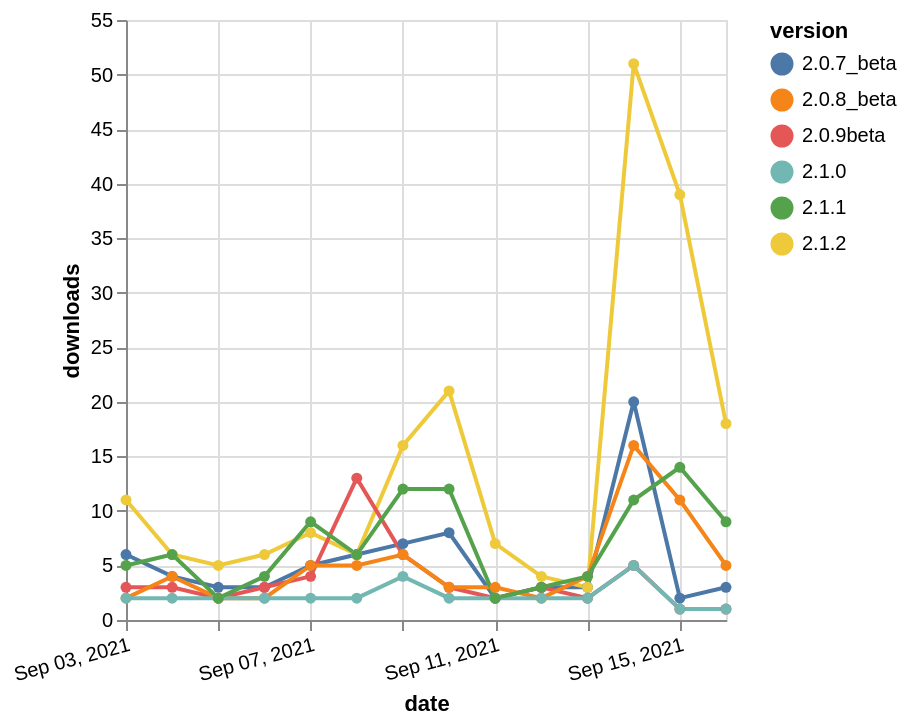

The specification (Vega-Lite) saved for this image:
### Vega-Lite specification from a JSON file in a GitHub repository (floating-point values rounded to 4 significant figures)
{"$schema": "https://vega.github.io/schema/vega-lite/v5.json", "description": "A simple bar chart with embedded data.", "data": {"values": [{"date": "2021-09-03", "total": 6004, "delta": 6, "version": "2.0.7_beta"}, {"date": "2021-09-04", "total": 6008, "delta": 4, "version": "2.0.7_beta"}, {"date": "2021-09-05", "total": 6011, "delta": 3, "version": "2.0.7_beta"}, {"date": "2021-09-06", "total": 6014, "delta": 3, "version": "2.0.7_beta"}, {"date": "2021-09-07", "total": 6019, "delta": 5, "version": "2.0.7_beta"}, {"date": "2021-09-08", "total": 6025, "delta": 6, "version": "2.0.7_beta"}, {"date": "2021-09-09", "total": 6032, "delta": 7, "version": "2.0.7_beta"}, {"date": "2021-09-10", "total": 6040, "delta": 8, "version": "2.0.7_beta"}, {"date": "2021-09-11", "total": 6042, "delta": 2, "version": "2.0.7_beta"}, {"date": "2021-09-12", "total": 6045, "delta": 3, "version": "2.0.7_beta"}, {"date": "2021-09-13", "total": 6048, "delta": 3, "version": "2.0.7_beta"}, {"date": "2021-09-14", "total": 6068, "delta": 20, "version": "2.0.7_beta"}, {"date": "2021-09-15", "total": 6070, "delta": 2, "version": "2.0.7_beta"}, {"date": "2021-09-16", "total": 6073, "delta": 3, "version": "2.0.7_beta"}, {"date": "2021-09-03", "total": 1228, "delta": 11, "version": "2.1.2"}, {"date": "2021-09-04", "total": 1234, "delta": 6, "version": "2.1.2"}, {"date": "2021-09-05", "total": 1239, "delta": 5, "version": "2.1.2"}, {"date": "2021-09-06", "total": 1245, "delta": 6, "version": "2.1.2"}, {"date": "2021-09-07", "total": 1253, "delta": 8, "version": "2.1.2"}, {"date": "2021-09-08", "total": 1259, "delta": 6, "version": "2.1.2"}, {"date": "2021-09-09", "total": 1275, "delta": 16, "version": "2.1.2"}, {"date": "2021-09-10", "total": 1296, "delta": 21, "version": "2.1.2"}, {"date": "2021-09-11", "total": 1303, "delta": 7, "version": "2.1.2"}, {"date": "2021-09-12", "total": 1307, "delta": 4, "version": "2.1.2"}, {"date": "2021-09-13", "total": 1310, "delta": 3, "version": "2.1.2"}, {"date": "2021-09-14", "total": 1361, "delta": 51, "version": "2.1.2"}, {"date": "2021-09-15", "total": 1400, "delta": 39, "version": "2.1.2"}, {"date": "2021-09-16", "total": 1418, "delta": 18, "version": "2.1.2"}, {"date": "2021-09-03", "total": 5431, "delta": 3, "version": "2.0.9beta"}, {"date": "2021-09-04", "total": 5434, "delta": 3, "version": "2.0.9beta"}, {"date": "2021-09-05", "total": 5436, "delta": 2, "version": "2.0.9beta"}, {"date": "2021-09-06", "total": 5439, "delta": 3, "version": "2.0.9beta"}, {"date": "2021-09-07", "total": 5443, "delta": 4, "version": "2.0.9beta"}, {"date": "2021-09-08", "total": 5456, "delta": 13, "version": "2.0.9beta"}, {"date": "2021-09-09", "total": 5462, "delta": 6, "version": "2.0.9beta"}, {"date": "2021-09-10", "total": 5465, "delta": 3, "version": "2.0.9beta"}, {"date": "2021-09-11", "total": 5467, "delta": 2, "version": "2.0.9beta"}, {"date": "2021-09-12", "total": 5470, "delta": 3, "version": "2.0.9beta"}, {"date": "2021-09-13", "total": 5472, "delta": 2, "version": "2.0.9beta"}, {"date": "2021-09-14", "total": 5477, "delta": 5, "version": "2.0.9beta"}, {"date": "2021-09-15", "total": 5478, "delta": 1, "version": "2.0.9beta"}, {"date": "2021-09-16", "total": 5479, "delta": 1, "version": "2.0.9beta"}, {"date": "2021-09-03", "total": 6415, "delta": 2, "version": "2.0.8_beta"}, {"date": "2021-09-04", "total": 6419, "delta": 4, "version": "2.0.8_beta"}, {"date": "2021-09-05", "total": 6421, "delta": 2, "version": "2.0.8_beta"}, {"date": "2021-09-06", "total": 6423, "delta": 2, "version": "2.0.8_beta"}, {"date": "2021-09-07", "total": 6428, "delta": 5, "version": "2.0.8_beta"}, {"date": "2021-09-08", "total": 6433, "delta": 5, "version": "2.0.8_beta"}, {"date": "2021-09-09", "total": 6439, "delta": 6, "version": "2.0.8_beta"}, {"date": "2021-09-10", "total": 6442, "delta": 3, "version": "2.0.8_beta"}, {"date": "2021-09-11", "total": 6445, "delta": 3, "version": "2.0.8_beta"}, {"date": "2021-09-12", "total": 6447, "delta": 2, "version": "2.0.8_beta"}, {"date": "2021-09-13", "total": 6451, "delta": 4, "version": "2.0.8_beta"}, {"date": "2021-09-14", "total": 6467, "delta": 16, "version": "2.0.8_beta"}, {"date": "2021-09-15", "total": 6478, "delta": 11, "version": "2.0.8_beta"}, {"date": "2021-09-16", "total": 6483, "delta": 5, "version": "2.0.8_beta"}, {"date": "2021-09-03", "total": 936, "delta": 2, "version": "2.1.0"}, {"date": "2021-09-04", "total": 938, "delta": 2, "version": "2.1.0"}, {"date": "2021-09-05", "total": 940, "delta": 2, "version": "2.1.0"}, {"date": "2021-09-06", "total": 942, "delta": 2, "version": "2.1.0"}, {"date": "2021-09-07", "total": 944, "delta": 2, "version": "2.1.0"}, {"date": "2021-09-08", "total": 946, "delta": 2, "version": "2.1.0"}, {"date": "2021-09-09", "total": 950, "delta": 4, "version": "2.1.0"}, {"date": "2021-09-10", "total": 952, "delta": 2, "version": "2.1.0"}, {"date": "2021-09-11", "total": 954, "delta": 2, "version": "2.1.0"}, {"date": "2021-09-12", "total": 956, "delta": 2, "version": "2.1.0"}, {"date": "2021-09-13", "total": 958, "delta": 2, "version": "2.1.0"}, {"date": "2021-09-14", "total": 963, "delta": 5, "version": "2.1.0"}, {"date": "2021-09-15", "total": 964, "delta": 1, "version": "2.1.0"}, {"date": "2021-09-16", "total": 965, "delta": 1, "version": "2.1.0"}, {"date": "2021-09-03", "total": 3200, "delta": 5, "version": "2.1.1"}, {"date": "2021-09-04", "total": 3206, "delta": 6, "version": "2.1.1"}, {"date": "2021-09-05", "total": 3208, "delta": 2, "version": "2.1.1"}, {"date": "2021-09-06", "total": 3212, "delta": 4, "version": "2.1.1"}, {"date": "2021-09-07", "total": 3221, "delta": 9, "version": "2.1.1"}, {"date": "2021-09-08", "total": 3227, "delta": 6, "version": "2.1.1"}, {"date": "2021-09-09", "total": 3239, "delta": 12, "version": "2.1.1"}, {"date": "2021-09-10", "total": 3251, "delta": 12, "version": "2.1.1"}, {"date": "2021-09-11", "total": 3253, "delta": 2, "version": "2.1.1"}, {"date": "2021-09-12", "total": 3256, "delta": 3, "version": "2.1.1"}, {"date": "2021-09-13", "total": 3260, "delta": 4, "version": "2.1.1"}, {"date": "2021-09-14", "total": 3271, "delta": 11, "version": "2.1.1"}, {"date": "2021-09-15", "total": 3285, "delta": 14, "version": "2.1.1"}, {"date": "2021-09-16", "total": 3294, "delta": 9, "version": "2.1.1"}]}, "width": "container", "mark": {"type": "line", "point": {"filled": true}}, "encoding": {"x": {"field": "date", "type": "temporal", "timeUnit": "yearmonthdate", "title": "date", "axis": {"labelAngle": -15}}, "y": {"field": "delta", "type": "quantitative", "title": "downloads"}, "color": {"field": "version", "type": "nominal"}, "tooltip": {"field": "delta"}}}
